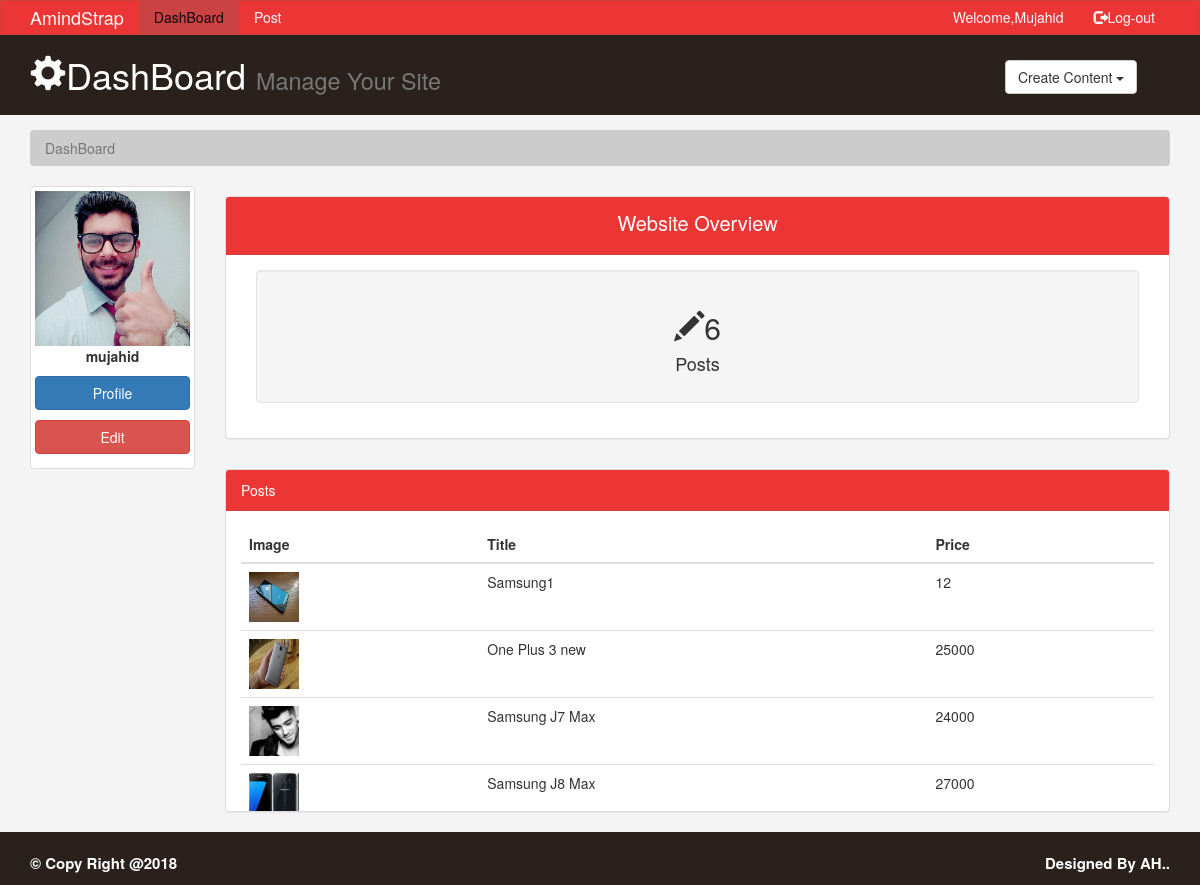
/admin/index.php (signed in), run on the app's committed database.
### tables this page shows
CREATE TABLE IF NOT EXISTS `users` (
  `id` int(255) NOT NULL AUTO_INCREMENT,
  `name` varchar(255) NOT NULL,
  `img` varchar(255) NOT NULL,
  `email` varchar(255) NOT NULL,
  `pass` varchar(255) NOT NULL,
  `gender` varchar(255) NOT NULL,
  `mobile` varchar(255) NOT NULL,
  `city` varchar(255) NOT NULL,
  `address` varchar(255) NOT NULL,
  `role` varchar(255) NOT NULL,
  `status` int(255) NOT NULL,
  PRIMARY KEY (`id`)
);

CREATE TABLE IF NOT EXISTS `post` (
  `id` int(255) NOT NULL AUTO_INCREMENT,
  `status` varchar(255) NOT NULL,
  `posted_date` varchar(255) NOT NULL,
  `img1` varchar(255) NOT NULL,
  `img2` varchar(255) NOT NULL,
  `title` varchar(255) NOT NULL,
  `price` int(255) NOT NULL,
  `mobile` text NOT NULL,
  `city` varchar(255) NOT NULL,
  `detail` varchar(255) NOT NULL,
  `user_id` int(11) NOT NULL,
  `category` varchar(255) NOT NULL,
  `views` int(255) NOT NULL,
  PRIMARY KEY (`id`)
);

### config.php (called while the page is built)
<?php
    $host = "localhost";
	$db_name = "FYP";
    $username = "root";
    $password = "";
	try	{
		$DB_con= new PDO ("mysql:host={$host};dbname={$db_name}",$username,$password);
		$DB_con->setAttribute(PDO::ATTR_ERRMODE , PDO::ERRMODE_EXCEPTION);
	}
	catch (PDOException $e)
	{
		echo $e->getMessage();
	}
	require_once "classcrud.php";
	$class= new crud($DB_con);
?>

### classcrud.php (called while the page is built, shortened)
<?php
class crud {
private $db;
function __construct ($db_con)
{
	$this->db= $db_con;
}
public function fetchdata($sql)
{
	$query= $this->db->prepare($sql);
	$query->execute();
	return $query;
	}
}
?>

### admin/index.php (the view, shortened to what this page needs)
<?php
include "assets/header.php";
$class->update("UPDATE `users` SET `status`= '1' WHERE id = '$ok'");
$users= $class->fetchdata("select * from users where email !='asfand@gmail.com' ");
$userdetail= $class->fetchdata("select * from users where email !='asfand@gmail.com' ");
$post= $class->fetchdata("select * from post where user_id='$ok'");
$postcount= $class->fetchdata("select * from post");
?>
	 <header id="header">
	 <div class="container">
	<div class="row ">
	<div class="col-sm-10 ">
	<h1 >   <span class="glyphicon glyphicon-cog"></span>DashBoard <small>Manage Your Site</small></h1>
	</div>
	<div class="col-sm-2">
			<div class="dropdown creat">
			  <button class="btn btn-default dropdown-toggle" type="button" data-toggle="dropdown">Create Content
			  <span class="caret"></span></button>
			</div>
	</div>
	</div>
	 </div>
	 </header>
	 <section id="breadcrumb">
	 <div class="container">
	 <ol class="breadcrumb">
	 <li class="active"> DashBoard </li>
	 </ol>
	 </div>
	 </section>
				<section id="main">
				<div class="container">
				<div class="row">
				<div class="col-sm-2 hidden-xs">
				<div class="thumbnail">
				<img src="../images/<?php echo $data['img'];?>" alt="" class="img-responsive" />
				<b>
				<p class="text-center"><?php echo $data['name'];?></p> </b>
				<p>
				<a href="profile.php?id=<?php echo $data['id'];?>" type="button" class="btn btn-primary save_button">Profile</a>
				</p>
				<p>
				<a href="editprofile.php?id=<?php echo $data['id'];?>" type="button" class="btn btn-danger save_button">Edit</a>
				</p>
				</div>
				</div>
				<div class="col-sm-10">
				<div class="row">
				<div class="col-sm-12">
				<div class="panel panel-default ">
				  <div class="panel-heading main-color-bg">
					<h3 class="panel-title" > <p class="text-center">Website Overview </p></h3>
				  </div>
				  <div class="panel-body hidden-xs">
					<?php
					if($data['role']=="admin")
					{
					?>
					<div class="col-sm-6">
					<div class="well dash-box">
					<h2>  <span class="glyphicon glyphicon-user"></span> <?php echo $users->rowCount();?></h2>
					<h4>Users</h4>
					</div>
					</div>
					<div class="col-sm-6">
					<div class="well dash-box">
					<h2>  <span class="glyphicon glyphicon-pencil"></span><?php echo $postcount->rowCount();?></h2>
					<h4>Posts</h4>
					</div>
					</div>
					<?php
					}else{
						?>
						<div class="col-sm-12">
					<div class="well dash-box">
					<h2>  <span class="glyphicon glyphicon-pencil"></span><?php echo $post->rowCount();?></h2>
					<h4>Posts</h4>
					</div>
					</div>
					<?php
					}
					?>
				  </div>
				</div>
				</div>
				</div>
				<?php
					if($data['role']=="admin")
					{
					?>
						<div class="panel panel-default">
			  <div class="panel-heading main-color-bg">User</div>
				<div class="panel-body scrollable-panel">
			   <table class="table">
			  <thead class="thead-dark">
				<tr>
				 <th scope="col">Image</th>
				  <th scope="col">Name</th>
				  <th scope="col">Email</th>
				  <th scope="col">Mobile</th>
				  <th scope="col">Action</th>
				</tr>
			  </thead>
			  <tbody>
				<?php
		while($detail=$userdetail->fetch(PDO::FETCH_ASSOC))
		{
			extract($detail);
			?>
				<tr>
				   <td><img src="../images/<?php echo $img;?>" style="width:50px;height:50px;"/></td>
					<td><?php echo $name ?></td>
				  <td><?php echo $email ?></td>
				  <td><?php echo $mobile ?></td>
				  <td id="location">
				  <?php
				  if($data['email']=="asfand@gmail.com")
				  {
				  if($role=="admin")
				  {
				  ?>
				  <a href="makeadmin.php?status=user&id=<?php echo $detail['id'];?>" type="button" class="btn btn-danger">Removed From Admin</a>
				  <?php
				  }else{
				  ?>
				  <a href="makeadmin.php?status=admin&id=<?php echo $detail['id'];?>" type="button" class="btn btn-success">Make User</a>
				  <?php
				  }
				  }else{
				  echo $role;
				  }?>
				  </td>
					</tr>
				<?php
		}
		?>
			  </tbody>
			</table>
			</div>
			</div>
					<?php
					}else{
						?>
							<div class="panel panel-default">
			  <div class="panel-heading main-color-bg">Posts</div>
				<div class="panel-body scrollable-panel">
			  <table class="table">
			  <thead class="thead-dark">
				<tr>
				 <th scope="col">Image</th>
				  <th scope="col">Title</th>
				  <th scope="col">Price</th>
				</tr>
			  </thead>
			  <tbody>
					<?php
		while($userpost=$post->fetch(PDO::FETCH_ASSOC))
		{
			extract($userpost);
			?>
				<tr>
				   <td><img src="../images/<?php echo $img1;?>" style="width:50px;height:50px;"/></td>
					<td><?php echo $title ?></td>
				  <td><?php echo $price ?></td>
				 </tr>
				<?php
		}
		?>
			  </tbody>
			</table>
			</div>
			</div>
					<?php
					}
					?>
				</div>
				</div>
				</div>
				</section>
				<?php
				include "assets/footer.php";
				?>

### admin/assets/header.php (shortened to what this page needs)
<?php
include "../config.php";
if(empty($_SESSION['id']))
		{
			 ?>
			 <script> window.location.href="login.php";</script>
			 <?php
		}else{
			$ok = $_SESSION['id'];
		}
		$query= $class->fetchdata(" select * from users where id='$ok'");
		$data=$query->fetch(PDO::FETCH_ASSOC);
		?>
<!DOCTYPE HTML>
<html lang="en-US">
<head>
	<link rel="stylesheet" href="css/bootstrap.css" />
	<link rel="stylesheet" href="css/mystyle.css" />
	<link rel="stylesheet" href="css/awesome.min.css">
</head>
<body>
<nav class="navbar navbar-default ">
  <div class="container  ">
    <div class="navbar-header">
	<a href="../index.php" class="navbar-brand">AmindStrap</a>
	</div>
     <div class="collapse navbar-collapse" id="myNavbar">
	<ul class="nav navbar-nav">
		<li class="active act"><a href="index.php">DashBoard</a></li>
				<?php
					if($data['role']=="admin")
					{
					?>
							<li><a href="Category.php">AddCategory</a></li>
							<li><a href="users.php">User</a></li>
							<li><a href="mypost.php">Post</a></li>
					<?php
					}else {
					?>
		<li><a href="active.php">Post</a></li>
					<?php } ?>
	</ul>
<ul class="nav navbar-nav  navbar-right">
		<li ><a href="profile.php" style="text-transform:capitalize;">Welcome,<?php echo $data['name'];?></a></li>
		<li><a href="logout.php"><span class="glyphicon glyphicon-log-out"></span>Log-out</a></li>
	</ul>
	</div>
  </div>
</nav>

### admin/css/mystyle.css (style rules this page uses)
body { background:#f4f4f4; }
.navbar { min-height:33px !important; margin-bottom:0px; border-radius:0px; }
.navbar-nav > li >a ,.navbar-brand { padding-top:6px !important; padding-bottom:0px !important; height:33px; }
.navbar-default { background-color: #ec3535; border-color: #ca4242; }
.navbar-default .navbar-brand { color: #fffafb; }
.navbar-default .navbar-nav > li > a { color: #fffafb; }
.navbar-default .navbar-nav > .active > a, .navbar-default .navbar-nav > .active > a:hover, .navbar-default .navbar-nav > .active > a:focus { color: #0d0d0d; background-color: #ca4242; }
.navbar-default .navbar-collapse, .navbar-default .navbar-form { border-color: #fffafb; }
.main-color-bg { background-color: #ec3535 !important; border-color: #ca4242 !important; color:#ffffff !important; }
#header { background:#2A211C; color:#fff; padding-bottom:10px; margin-bottom:15px; }
#header .creat { padding-top:25px; }
.breadcrumb { background:#cccccc; color:#333333; }
.panel { margin-top:10px; }
.panel .panel-heading p { padding-top:5px; font-size:20px; }
.dash-box { text-align:center; }
.save_button { width:100%; }
.scrollable-panel { min-height:auto; max-height:300px; overflow-y:scroll; width:100%; }

### data on the page
users: name "Mujahid", img (picture), name "mujahid"
post: img1 (picture), title "Samsung1", price "12"
post: img1 (picture), title "One Plus 3 new", price "25000"
post: img1 (picture), title "Samsung J7 Max", price "24000"
post: img1 (picture), title "Samsung J8 Max", price "27000"

### other printed values
$post->rowCount() "6"
